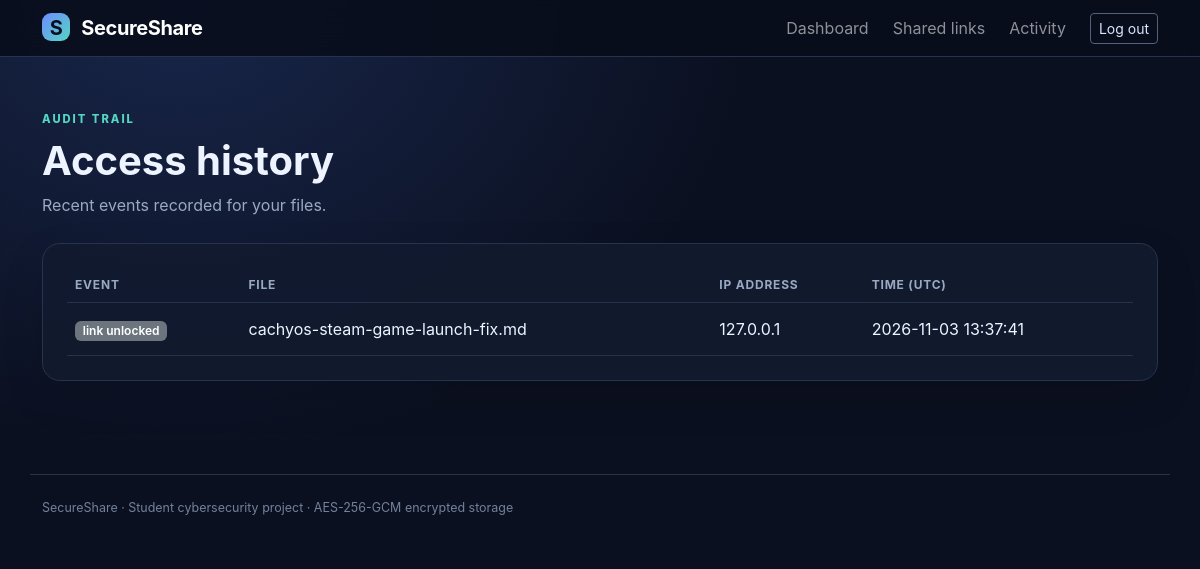
Screenshot of /history (signed in) with the database file from the repository.
### tables this page shows
CREATE TABLE access_logs (
        id INTEGER PRIMARY KEY AUTOINCREMENT,
        share_id INTEGER REFERENCES shares(id) ON DELETE SET NULL,
        file_id INTEGER REFERENCES files(id) ON DELETE SET NULL,
        event TEXT NOT NULL,
        ip_address TEXT,
        created_at TEXT NOT NULL
    );

CREATE TABLE files (
        id INTEGER PRIMARY KEY AUTOINCREMENT,
        owner_id INTEGER NOT NULL REFERENCES users(id) ON DELETE CASCADE,
        original_name TEXT NOT NULL,
        storage_name TEXT NOT NULL UNIQUE,
        mime_type TEXT NOT NULL,
        size_bytes INTEGER NOT NULL,
        wrapped_key TEXT NOT NULL,
        nonce TEXT NOT NULL,
        created_at TEXT NOT NULL
    , nonce_key TEXT);

### app.py (the view)
@app.route("/history")
@login_required
def history():
    rows = db().execute("""
        SELECT l.*, f.original_name FROM access_logs l
        LEFT JOIN files f ON f.id=l.file_id
        WHERE f.owner_id=? ORDER BY l.created_at DESC LIMIT 100
    """, (session["user_id"],)).fetchall()
    return render_template("history.html", logs=rows)

### app.py (called while the page is built)
def now_utc():
    return datetime.now(timezone.utc)

def iso_now():
    return now_utc().isoformat()

def db():
    if "db" not in g:
        g.db = sqlite3.connect(DB_PATH)
        g.db.row_factory = sqlite3.Row
        g.db.execute("PRAGMA foreign_keys = ON")
    return g.db

def csrf_token():
    if "_csrf" not in session:
        session["_csrf"] = secrets.token_urlsafe(32)
    return session["_csrf"]

@app.before_request
def protect_post_requests():
    if request.method == "POST":
        supplied = request.form.get("_csrf", "")
        expected = session.get("_csrf", "")
        if not supplied or not expected or not hmac.compare_digest(supplied, expected):
            abort(400, "Invalid or missing CSRF token")

@app.after_request
def security_headers(response):
    response.headers["X-Content-Type-Options"] = "nosniff"
    response.headers["X-Frame-Options"] = "DENY"
    response.headers["Referrer-Policy"] = "strict-origin-when-cross-origin"
    response.headers["Content-Security-Policy"] = (
        "default-src 'self'; style-src 'self' https://cdn.jsdelivr.net 'unsafe-inline'; "
        "script-src 'self' https://cdn.jsdelivr.net; img-src 'self' data:; "
        "font-src 'self' https://cdn.jsdelivr.net; object-src 'none'; base-uri 'self'; "
        "frame-ancestors 'none'; form-action 'self'"
    )
    return response

def login_required(view):
    @wraps(view)
    def wrapped(*args, **kwargs):
        if "user_id" not in session:
            flash("Please log in to continue.", "warning")
            return redirect(url_for("login"))
        return view(*args, **kwargs)
    return wrapped

def current_user():
    if "user_id" not in session:
        return None
    return db().execute("SELECT id, username, email FROM users WHERE id=?",
                        (session["user_id"],)).fetchone()

@app.context_processor
def inject_user():
    return {"current_user": current_user()}

@app.context_processor
def inject_helpers():
    return {"now_iso": iso_now()}

### templates/history.html
{% extends "base.html" %}{% block title %}Activity history{% endblock %}{% block content %}
<div class="page-heading"><span class="eyebrow">AUDIT TRAIL</span><h1 class="fw-bold mt-2">Access history</h1><p class="text-secondary">Recent events recorded for your files.</p></div>
<div class="panel">{% if logs %}<div class="table-responsive"><table class="table align-middle"><thead><tr><th>Event</th><th>File</th><th>IP address</th><th>Time (UTC)</th></tr></thead><tbody>{% for l in logs %}<tr><td><span class="badge text-bg-secondary">{{ l.event.replace('_',' ') }}</span></td><td>{{ l.original_name or 'Deleted file' }}</td><td>{{ l.ip_address or 'Unavailable' }}</td><td>{{ l.created_at[:19].replace('T',' ') }}</td></tr>{% endfor %}</tbody></table></div>{% else %}<div class="empty-state"><h5>No activity yet</h5><p class="text-secondary">File and share activity will appear here.</p></div>{% endif %}</div>
{% endblock %}

### static/css/style.css (style rules this page uses)
:root { --bg:#0b1020;--panel:#121a2e;--panel2:#18233b;--line:#26334d;--text:#edf3ff;--muted:#9aa9c2;--blue:#6d8cff;--cyan:#55d6c2 }
* { box-sizing:border-box }
body { background:radial-gradient(ellipse at 15% 0%,#18264a 0,transparent 40%),var(--bg);color:var(--text);min-height:100vh;font-family:Inter,ui-sans-serif,system-ui,-apple-system,Segoe UI,sans-serif }
.eyebrow { font-size:.7rem;letter-spacing:2px;color:var(--cyan);font-weight:800 }
.text-secondary { color:var(--muted)!important }
.preview-card,.feature-card,.stat-card,.panel,.auth-card { background:rgba(18,26,46,.94);border:1px solid var(--line);border-radius:18px;box-shadow:0 16px 40px #0002 }
.panel { padding:24px }
.page-heading { margin-bottom:26px }
.table { --bs-table-bg:transparent;--bs-table-color:var(--text);--bs-table-border-color:var(--line);margin-bottom:0 }
.table thead th { font-size:.75rem;text-transform:uppercase;letter-spacing:.8px;color:var(--muted);font-weight:700 }
.table td { padding-top:14px;padding-bottom:14px }
.badge { font-weight:600 }

### rows the page displays
access_logs: event.replace "link unlocked", original_name "cachyos-steam-game-launch-fix.md", ip_address "127.0.0.1", created_at "2026-11-03 13:37:41"
